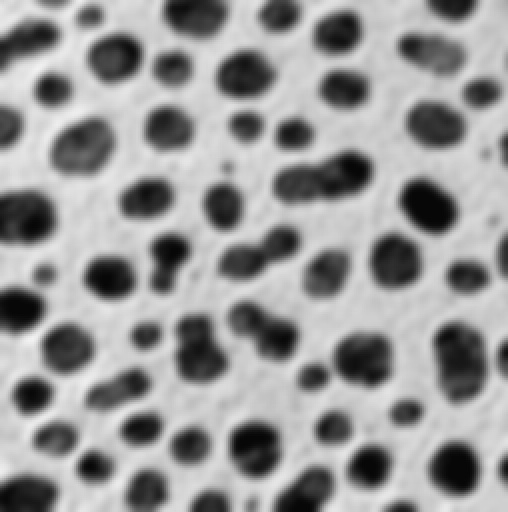
#> input picture cells_bilinear_1008-180804.jpg, 508 x 512 px
$ python dip_hw1_region_analysis.py --image cells_bilinear_1008-180804.jpg
#> lines starting #> are read from the running program, lines starting #| are printed output that depends on the picture; after the words box and inside, x2 and y2 are one past the last pixel; in counts of white or black regions, pixels touching at a corner belong together; long printed decimals are rounded
### region_analysis/binary_image.py
import cv2
import numpy as np
from matplotlib import pyplot as plt
np.seterr(divide='ignore', invalid='ignore')
from PIL import Image

class binary_image:

    def compute_histogram(self, image):
        """Computes the histogram of the input image
        takes as input:
        image: a grey scale image
        returns a histogram"""
        img=cv2.imread(image,0)
        w,h=img.shape
        hist = [0]*256
        for i in range(w):
            for j in range(h):
                hist[img[i,j]]=hist[img[i,j]]+1


        return hist

    def find_optimal_threshold(self, hist):
        """analyses a histogram it to find the optimal threshold value assuming a bimodal histogram
        takes as input
        hist: a bimodal histogram
        returns: an optimal threshold value"""

        threshold = 0
        l=[]
        t_in=int(255/2)
        l.append(t_in)
        while((len(l) == len(set(l)))==True):
            s=0
            for i in range(t_in):
                s=s+(i*hist[i])
            p=0
            for j in range(t_in):
                p=p+hist[j]
            e1=float(s/p)
            s1=0
            for i in range(t_in,256):
                s1=s1+(i*hist[i])
            p1=0
            for j in range(t_in,256):
                p1=p1+hist[j]
            e2=float(s1/p1)
            e=(e1+e2)/2
            l.append(e)
            t_in=int(e)

        optimal=l[len(l)-1]

        return optimal

    def binarize(self, image):
        """Comptues the binary image of the the input image based on histogram analysis and thresholding
        take as input
        image: an grey scale image
        returns: a binary image"""
        img=cv2.imread(image,0)
        w,h=img.shape
        new_img=np.zeros((w,h),np.uint8)
        #FIND OPTIMAL THRESHOLD OF IMAGE
        H=self.compute_histogram(image)
        optimal = self.find_optimal_threshold(H)
        for i in range(w):
            for j in range(h):
                if (img[i,j]>=optimal):
                    new_img[i,j]=255
                else:
                    new_img[i,j]=0


        return new_img

### region_analysis/cell_counting.py
import cv2
import numpy as np
from matplotlib import pyplot as plt
np.seterr(divide='ignore', invalid='ignore')
from PIL import Image
class cell_counting:

    def blob_coloring(self, image):

        """Uses the blob coloring algorithm based on 8 pixel window assign region names
        takes a input:
        image: binary image
        return: a list of regions"""
        regions = dict()

        w,h=image.shape
        img=np.zeros((w,h),np.uint8)

        for i in range(w):
            for j in range(h):
                if (image[i,j]==0):
                    img[i,j]=255
                elif(image[i,j]==255):
                    img[i,j]=0
        k=1
        R=np.zeros((w,h),np.uint32)
        for j in range(h):
            for i in range(w):
                if (img[i,j]!=0):
                    if (i==0 and j>0) :
                        if (R[i, j-1]==0) :
                            R[i, j] = k
                            k = k + 1
                        if (R[i, j - 1] > 0):
                            R[i, j] = R[i, j-1]


                    if (j==0 and i>0) :
                        if (R[i-1,j]>0):
                            R[i,j]=R[i-1,j]
                        if (R[i-1,j]==0):
                            R[i, j] = k
                            k = k + 1

                    if(i-1>=0 and j-1>=0):
                        if( R[i][j-1]>0 and R[i-1][j]==0):
                            R[i,j]=R[i,j-1]
                        if( R[i][j-1]==0 and R[i-1][j]>0):
                            R[i,j]=R[i-1,j]
                        if( R[i][j-1]==0 and R[i-1][j]==0):
                            R[i,j]=k
                            k=k+1
                        if( R[i][j-1]>0 and R[i-1][j]>0):
                            R[i,j]=R[i,j-1]
                            R[i-1,j]=R[i,j-1]
                            p=2
                            q=0
                            while(q==0):
                                if (R[i-p,j]!=0):
                                        R[i-p,j]=R[i-p+1,j]
                                        p=p+1

                                else :
                                        q=1


        regions = dict()

        for i in range(w):
            for j in range(h):
                if (R[i,j]!=0):
                    if  R[i,j] in regions:
                        regions[R[i,j]].append([i,j])
                    else:
                        regions[R[i,j]]=[[i,j]]

        return regions

    def compute_statistics(self, regions):
        """Compute cell statistics area and location
        takes as input
        region: a list of pixels in a region
        returns: area"""

        centroid=[]
        stats=[]
        region_statistics=dict()
        for k,v in regions.iteritems():
            cent=[]
            xc=yc=0
            x_cord=[]
            y_cord=[]
            l=len(v)
            x_cord=[v[i][0] for i in range(l)]
            y_cord =[v[j][1] for j in range(l)]
            xc=int((sum(x_cord))/l)
            yc=int((sum(y_cord))/l)
            cent=[xc,yc]
            centroid.append(cent)
            area=l
            stats.append([area,cent])
            region_statistics[k]=[area,cent]

        statistic_area=dict()
        i=0
        for k,v in region_statistics.iteritems():
            if(v[0]>15):
                statistic_area[k]=v
                print 'Region', k, 'Area', v[0], 'Centroid', v[1]


        # Please print your region statistics to stdout
        # <region number>: <location or center>, <area>
        # print(stats)

        return region_statistics,statistic_area

    def mark_regions_image(self, image, stats):
        """Creates a new image with computed stats
        takes as input
        image: a list of pixels in a region
        stats: stats regarding location and area
        returns: image marked with center and area"""
        w,h=image.shape
        img=np.zeros((w,h),np.uint8)

        for i in range(w):
            for j in range(h):
                if (image[i,j]==0):
                    img[i,j]=255
                elif(image[i,j]==255):
                    img[i,j]=0
        x_cord=[]
        y_cord=[]
        ar=[]
        for k,v in stats.iteritems():

            x_cord.append(v[1][0])
            y_cord.append(v[1][1])
            ar.append(v[0])

        for q in range(len(ar)):
                      line='*'+str(ar[q])+","+str(q)
                      cv2.putText(img, line , ((y_cord[q]), (x_cord[q])), cv2.FONT_HERSHEY_SIMPLEX, 0.25, 60)


        return img

### dip_hw1_region_analysis.py
"""dip_hw1.py: Starter file to run howework 1"""

#Example Usage: ./dip_hw1_region_analysis -i imagename.jpg


__author__      = "Pranav Mantini"
__email__ = "pmantini@uh.edu"
__version__ = "1.0.0"

import cv2
import numpy as np
import sys
from datetime import datetime
import matplotlib
matplotlib.use('Agg')
import matplotlib.pyplot as plt
sys.path.insert(0, './region_analysis')
import binary_image as bi
import cell_counting as cc

def display_image(window_name, image):
    """A function to display image"""
    cv2.namedWindow(window_name)
    cv2.imshow(window_name, image)
    cv2.waitKey(0)


def main():
    """ The main funtion that parses input arguments, calls the approrpiate
     interpolation method and writes the output image"""

    #Parse input arguments
    from argparse import ArgumentParser

    parser = ArgumentParser()

    parser.add_argument("-i", "--image", dest="image",
                        help="specify the name of the image", metavar="IMAGE")

    args = parser.parse_args()

    #Load image
    if args.image is None:
        print("Please specify the name of image")
        print("use the -h option to see usage information")
        sys.exit(2)
    else:
        image_name = args.image.split(".")[0]
        input_image = cv2.imread(args.image,0)
#> input_image is the input picture: shape (512, 508); min 5, max 243, mean 151.7


    bin_img = bi.binary_image()
    hist = bin_img.compute_histogram(args.image)
#> after the loop in compute_histogram, `for i in range(w):`: hist = 256 values, max 6167 at index 207, min 0 at index 0, mean 1016
    outputDir = "./output/cellct/"
    #Saving histogram to output directory
    hist_fig = plt.plot(hist)
#> hist_fig = 1 item
    plt.savefig(outputDir+"hist.png")
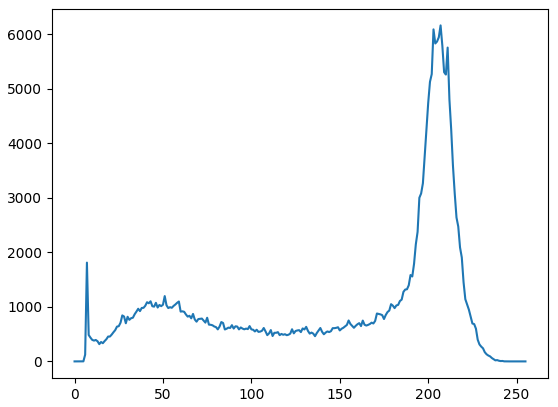
#> figure drawn by matplotlib, 1 panel; curve peaks at x = 207, y = 6167

    threshold = bin_img.find_optimal_threshold(hist)
#> after the loop in find_optimal_threshold, `while((len(l) == len(set(l)))==True):`: l = [127, 129.1, 129.7, 129.7]
#> in find_optimal_threshold, `optimal=l[len(l)-1]`: optimal = 129.7
#> threshold = 129.7
    print("Optimal threshold: ", threshold)
#| Optimal threshold:  129.744

    binary_img = bin_img.binarize(args.image)
#> in binarize, `H=self.compute_histogram(image)`: H has the same summary as hist in compute_histogram
#> after the loop in binarize, `for i in range(w):`:
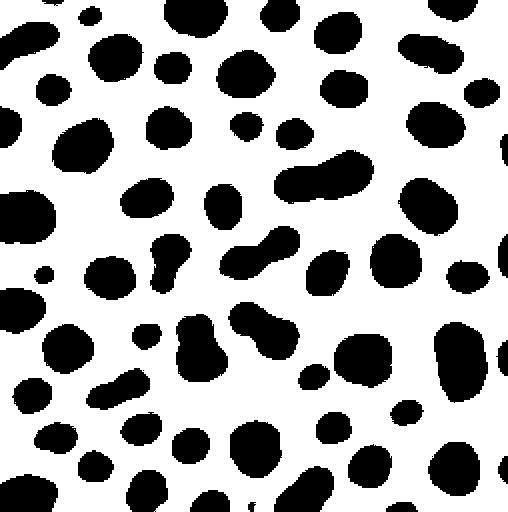
#> new_img: shape (512, 508); 66.5% white; 65 black regions (4 under 20 px), largest, box (x1, y1, x2, y2) and area: (274, 150, 374, 204) 3560, (434, 322, 488, 403) 3376, (176, 314, 228, 382) 2696
    output_image_name = outputDir + "binary_image_" + datetime.now().strftime("%m%d-%H%M%S") + ".jpg"
    cv2.imwrite(output_image_name, binary_img)


    #blobcoloring
    cell_count_obj = cc.cell_counting()

    regions = cell_count_obj.blob_coloring(binary_img)
#> after the loop in blob_coloring, `for j in range(h):`:
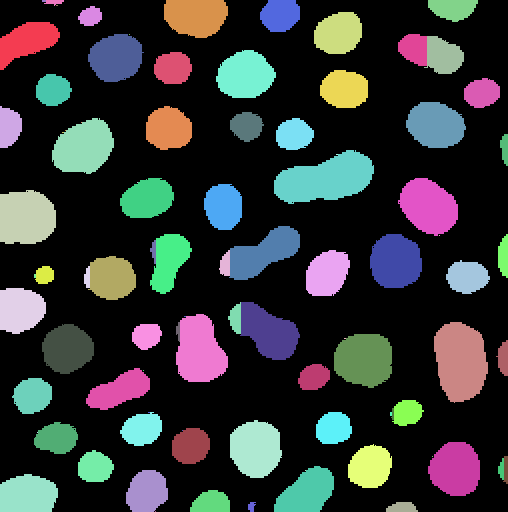
#> R: shape (512, 508) uint32; 91 distinct labels, from 0 to 466; one colour per label, 0 black
    stats,minstats = cell_count_obj.compute_statistics(regions)


    cell_stats_img = cell_count_obj.mark_regions_image(binary_img, stats)
#> after the loop in mark_regions_image, `for q in range(len(ar)):`:
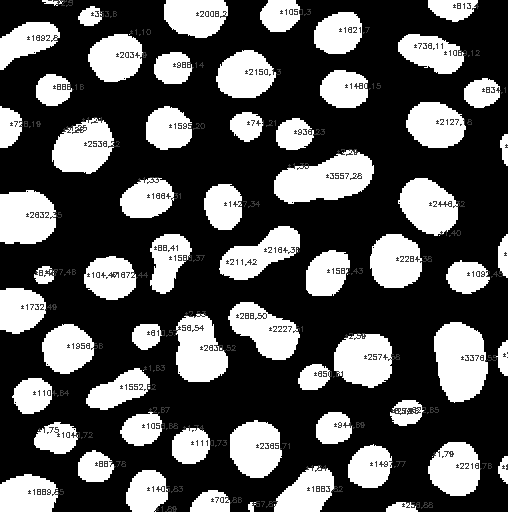
#> img: shape (512, 508); min 0, max 255, mean 82.8
    output_image_name = outputDir + "cell_stats_" + datetime.now().strftime("%m%d-%H%M%S") + ".jpg"
    opt = outputDir + "cell_stats_" + datetime.now().strftime("%m%d-%H%M%S") + ".txt"
    cv2.imwrite(output_image_name, cell_stats_img)
    with open(opt, 'wb') as f:
        np.savetxt(f, np.column_stack(minstats),fmt='%s')


if __name__ == "__main__":
    main()
